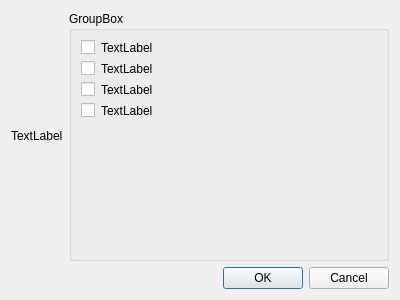
<?xml version="1.0" encoding="UTF-8"?>
<ui version="4.0">
 <class>Dialog</class>
 <widget class="QDialog" name="Dialog">
  <property name="geometry">
   <rect>
    <x>0</x>
    <y>0</y>
    <width>400</width>
    <height>300</height>
   </rect>
  </property>
  <property name="windowTitle">
   <string>Dialog</string>
  </property>
  <layout class="QGridLayout" name="gridLayout">
   <item row="0" column="0">
    <widget class="QLabel" name="instructions_label">
     <property name="text">
      <string>TextLabel</string>
     </property>
    </widget>
   </item>
   <item row="0" column="1">
    <widget class="QGroupBox" name="options_groupbox">
     <property name="title">
      <string>GroupBox</string>
     </property>
     <layout class="QGridLayout" name="gridLayout_3" rowstretch="0,0,0,0,0,0,1" columnstretch="0,1,0">
      <item row="0" column="0">
       <widget class="QCheckBox" name="optimize_datacored_tables_checkbox">
        <property name="text">
         <string/>
        </property>
       </widget>
      </item>
      <item row="2" column="0">
       <widget class="QCheckBox" name="remove_unused_variants_checkbox">
        <property name="text">
         <string/>
        </property>
       </widget>
      </item>
      <item row="3" column="0">
       <widget class="QCheckBox" name="remove_empty_masks_checkbox">
        <property name="text">
         <string/>
        </property>
       </widget>
      </item>
      <item row="6" column="0" colspan="3">
       <widget class="QWidget" name="widget_2" native="true"/>
      </item>
      <item row="1" column="0">
       <widget class="QCheckBox" name="remove_unused_art_sets_checkbox">
        <property name="text">
         <string/>
        </property>
       </widget>
      </item>
      <item row="3" column="1">
       <widget class="QLabel" name="remove_empty_masks_label">
        <property name="text">
         <string>TextLabel</string>
        </property>
       </widget>
      </item>
      <item row="2" column="1">
       <widget class="QLabel" name="remove_unused_variants_label">
        <property name="text">
         <string>TextLabel</string>
        </property>
       </widget>
      </item>
      <item row="1" column="1">
       <widget class="QLabel" name="remove_unused_art_sets_label">
        <property name="text">
         <string>TextLabel</string>
        </property>
       </widget>
      </item>
      <item row="0" column="1">
       <widget class="QLabel" name="optimize_datacored_tables_label">
        <property name="text">
         <string>TextLabel</string>
        </property>
       </widget>
      </item>
     </layout>
    </widget>
   </item>
   <item row="2" column="0" colspan="2">
    <widget class="QDialogButtonBox" name="button_box">
     <property name="orientation">
      <enum>Qt::Horizontal</enum>
     </property>
     <property name="standardButtons">
      <set>QDialogButtonBox::Cancel|QDialogButtonBox::Ok</set>
     </property>
    </widget>
   </item>
  </layout>
 </widget>
 <resources/>
 <connections>
  <connection>
   <sender>button_box</sender>
   <signal>accepted()</signal>
   <receiver>Dialog</receiver>
   <slot>accept()</slot>
   <hints>
    <hint type="sourcelabel">
     <x>248</x>
     <y>254</y>
    </hint>
    <hint type="destinationlabel">
     <x>157</x>
     <y>274</y>
    </hint>
   </hints>
  </connection>
  <connection>
   <sender>button_box</sender>
   <signal>rejected()</signal>
   <receiver>Dialog</receiver>
   <slot>reject()</slot>
   <hints>
    <hint type="sourcelabel">
     <x>316</x>
     <y>260</y>
    </hint>
    <hint type="destinationlabel">
     <x>286</x>
     <y>274</y>
    </hint>
   </hints>
  </connection>
 </connections>
</ui>
